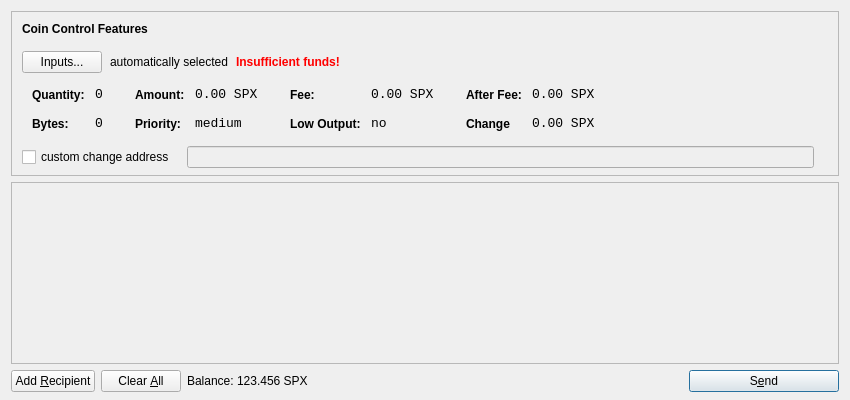
<?xml version="1.0" encoding="UTF-8"?>
<ui version="4.0">
 <class>SendCoinsDialog</class>
 <widget class="QDialog" name="SendCoinsDialog">
  <property name="geometry">
   <rect>
    <x>0</x>
    <y>0</y>
    <width>850</width>
    <height>400</height>
   </rect>
  </property>
  <property name="windowTitle">
   <string>Send Coins</string>
  </property>
  <layout class="QVBoxLayout" name="verticalLayout" stretch="0,1,0">
   <property name="bottomMargin">
    <number>8</number>
   </property>
   <item>
    <widget class="QFrame" name="frameCoinControl">
     <property name="sizePolicy">
      <sizepolicy hsizetype="Expanding" vsizetype="Expanding">
       <horstretch>0</horstretch>
       <verstretch>0</verstretch>
      </sizepolicy>
     </property>
     <property name="maximumSize">
      <size>
       <width>16777215</width>
       <height>16777215</height>
      </size>
     </property>
     <property name="frameShape">
      <enum>QFrame::StyledPanel</enum>
     </property>
     <property name="frameShadow">
      <enum>QFrame::Sunken</enum>
     </property>
     <layout class="QVBoxLayout" name="verticalLayoutCoinControl2">
      <property name="spacing">
       <number>-1</number>
      </property>
      <property name="leftMargin">
       <number>0</number>
      </property>
      <property name="topMargin">
       <number>0</number>
      </property>
      <property name="rightMargin">
       <number>0</number>
      </property>
      <property name="bottomMargin">
       <number>6</number>
      </property>
      <item>
       <layout class="QVBoxLayout" name="verticalLayoutCoinControl" stretch="0,0,0,0,1">
        <property name="spacing">
         <number>0</number>
        </property>
        <property name="leftMargin">
         <number>10</number>
        </property>
        <property name="topMargin">
         <number>10</number>
        </property>
        <item>
         <layout class="QHBoxLayout" name="horizontalLayoutCoinControl1">
          <property name="bottomMargin">
           <number>15</number>
          </property>
          <item>
           <widget class="QLabel" name="labelCoinControlFeatures">
            <property name="sizePolicy">
             <sizepolicy hsizetype="Preferred" vsizetype="Maximum">
              <horstretch>0</horstretch>
              <verstretch>0</verstretch>
             </sizepolicy>
            </property>
            <property name="font">
             <font>
              <weight>75</weight>
              <bold>true</bold>
             </font>
            </property>
            <property name="styleSheet">
             <string notr="true">font-weight:bold;</string>
            </property>
            <property name="text">
             <string>Coin Control Features</string>
            </property>
           </widget>
          </item>
         </layout>
        </item>
        <item>
         <layout class="QHBoxLayout" name="horizontalLayoutCoinControl2" stretch="0,0,0,0">
          <property name="spacing">
           <number>8</number>
          </property>
          <property name="bottomMargin">
           <number>10</number>
          </property>
          <item>
           <widget class="QPushButton" name="pushButtonCoinControl">
            <property name="styleSheet">
             <string notr="true"/>
            </property>
            <property name="text">
             <string>Inputs...</string>
            </property>
           </widget>
          </item>
          <item>
           <widget class="QLabel" name="labelCoinControlAutomaticallySelected">
            <property name="text">
             <string>automatically selected</string>
            </property>
            <property name="margin">
             <number>5</number>
            </property>
           </widget>
          </item>
          <item>
           <widget class="QLabel" name="labelCoinControlInsuffFunds">
            <property name="font">
             <font>
              <weight>75</weight>
              <bold>true</bold>
             </font>
            </property>
            <property name="styleSheet">
             <string notr="true">color:red;font-weight:bold;</string>
            </property>
            <property name="text">
             <string>Insufficient funds!</string>
            </property>
            <property name="margin">
             <number>5</number>
            </property>
           </widget>
          </item>
          <item>
           <spacer name="horizontalSpacerCoinControl">
            <property name="orientation">
             <enum>Qt::Horizontal</enum>
            </property>
            <property name="sizeHint" stdset="0">
             <size>
              <width>40</width>
              <height>1</height>
             </size>
            </property>
           </spacer>
          </item>
         </layout>
        </item>
        <item>
         <widget class="QWidget" name="widgetCoinControl" native="true">
          <property name="sizePolicy">
           <sizepolicy hsizetype="Preferred" vsizetype="Preferred">
            <horstretch>0</horstretch>
            <verstretch>0</verstretch>
           </sizepolicy>
          </property>
          <property name="minimumSize">
           <size>
            <width>0</width>
            <height>0</height>
           </size>
          </property>
          <property name="styleSheet">
           <string notr="true"/>
          </property>
          <layout class="QHBoxLayout" name="horizontalLayoutCoinControl5">
           <property name="margin">
            <number>0</number>
           </property>
           <item>
            <layout class="QHBoxLayout" name="horizontalLayoutCoinControl3" stretch="0,0,0,1">
             <property name="spacing">
              <number>20</number>
             </property>
             <property name="topMargin">
              <number>0</number>
             </property>
             <property name="bottomMargin">
              <number>10</number>
             </property>
             <item>
              <layout class="QFormLayout" name="formLayoutCoinControl1">
               <property name="horizontalSpacing">
                <number>10</number>
               </property>
               <property name="verticalSpacing">
                <number>14</number>
               </property>
               <property name="leftMargin">
                <number>10</number>
               </property>
               <property name="topMargin">
                <number>4</number>
               </property>
               <property name="rightMargin">
                <number>6</number>
               </property>
               <item row="0" column="0">
                <widget class="QLabel" name="labelCoinControlQuantityText">
                 <property name="styleSheet">
                  <string notr="true">font-weight:bold;</string>
                 </property>
                 <property name="text">
                  <string>Quantity:</string>
                 </property>
                 <property name="margin">
                  <number>0</number>
                 </property>
                </widget>
               </item>
               <item row="0" column="1">
                <widget class="QLabel" name="labelCoinControlQuantity">
                 <property name="font">
                  <font>
                   <family>Monospace</family>
                   <pointsize>10</pointsize>
                  </font>
                 </property>
                 <property name="cursor">
                  <cursorShape>IBeamCursor</cursorShape>
                 </property>
                 <property name="contextMenuPolicy">
                  <enum>Qt::ActionsContextMenu</enum>
                 </property>
                 <property name="text">
                  <string>0</string>
                 </property>
                 <property name="margin">
                  <number>0</number>
                 </property>
                 <property name="textInteractionFlags">
                  <set>Qt::LinksAccessibleByMouse|Qt::TextSelectableByKeyboard|Qt::TextSelectableByMouse</set>
                 </property>
                </widget>
               </item>
               <item row="1" column="0">
                <widget class="QLabel" name="labelCoinControlBytesText">
                 <property name="styleSheet">
                  <string notr="true">font-weight:bold;</string>
                 </property>
                 <property name="text">
                  <string>Bytes:</string>
                 </property>
                </widget>
               </item>
               <item row="1" column="1">
                <widget class="QLabel" name="labelCoinControlBytes">
                 <property name="font">
                  <font>
                   <family>Monospace</family>
                   <pointsize>10</pointsize>
                  </font>
                 </property>
                 <property name="cursor">
                  <cursorShape>IBeamCursor</cursorShape>
                 </property>
                 <property name="contextMenuPolicy">
                  <enum>Qt::ActionsContextMenu</enum>
                 </property>
                 <property name="text">
                  <string>0</string>
                 </property>
                 <property name="textInteractionFlags">
                  <set>Qt::LinksAccessibleByMouse|Qt::TextSelectableByKeyboard|Qt::TextSelectableByMouse</set>
                 </property>
                </widget>
               </item>
              </layout>
             </item>
             <item>
              <layout class="QFormLayout" name="formLayoutCoinControl2">
               <property name="horizontalSpacing">
                <number>10</number>
               </property>
               <property name="verticalSpacing">
                <number>14</number>
               </property>
               <property name="leftMargin">
                <number>6</number>
               </property>
               <property name="topMargin">
                <number>4</number>
               </property>
               <property name="rightMargin">
                <number>6</number>
               </property>
               <item row="0" column="0">
                <widget class="QLabel" name="labelCoinControlAmountText">
                 <property name="styleSheet">
                  <string notr="true">font-weight:bold;</string>
                 </property>
                 <property name="text">
                  <string>Amount:</string>
                 </property>
                 <property name="margin">
                  <number>0</number>
                 </property>
                </widget>
               </item>
               <item row="0" column="1">
                <widget class="QLabel" name="labelCoinControlAmount">
                 <property name="font">
                  <font>
                   <family>Monospace</family>
                   <pointsize>10</pointsize>
                  </font>
                 </property>
                 <property name="cursor">
                  <cursorShape>IBeamCursor</cursorShape>
                 </property>
                 <property name="contextMenuPolicy">
                  <enum>Qt::ActionsContextMenu</enum>
                 </property>
                 <property name="text">
                  <string notr="true">0.00 SPX</string>
                 </property>
                 <property name="textInteractionFlags">
                  <set>Qt::LinksAccessibleByMouse|Qt::TextSelectableByKeyboard|Qt::TextSelectableByMouse</set>
                 </property>
                </widget>
               </item>
               <item row="1" column="0">
                <widget class="QLabel" name="labelCoinControlPriorityText">
                 <property name="styleSheet">
                  <string notr="true">font-weight:bold;</string>
                 </property>
                 <property name="text">
                  <string>Priority:</string>
                 </property>
                </widget>
               </item>
               <item row="1" column="1">
                <widget class="QLabel" name="labelCoinControlPriority">
                 <property name="font">
                  <font>
                   <family>Monospace</family>
                   <pointsize>10</pointsize>
                  </font>
                 </property>
                 <property name="cursor">
                  <cursorShape>IBeamCursor</cursorShape>
                 </property>
                 <property name="contextMenuPolicy">
                  <enum>Qt::ActionsContextMenu</enum>
                 </property>
                 <property name="text">
                  <string>medium</string>
                 </property>
                 <property name="textInteractionFlags">
                  <set>Qt::LinksAccessibleByMouse|Qt::TextSelectableByKeyboard|Qt::TextSelectableByMouse</set>
                 </property>
                </widget>
               </item>
              </layout>
             </item>
             <item>
              <layout class="QFormLayout" name="formLayoutCoinControl3">
               <property name="horizontalSpacing">
                <number>10</number>
               </property>
               <property name="verticalSpacing">
                <number>14</number>
               </property>
               <property name="leftMargin">
                <number>6</number>
               </property>
               <property name="topMargin">
                <number>4</number>
               </property>
               <property name="rightMargin">
                <number>6</number>
               </property>
               <item row="0" column="0">
                <widget class="QLabel" name="labelCoinControlFeeText">
                 <property name="styleSheet">
                  <string notr="true">font-weight:bold;</string>
                 </property>
                 <property name="text">
                  <string>Fee:</string>
                 </property>
                 <property name="margin">
                  <number>0</number>
                 </property>
                </widget>
               </item>
               <item row="0" column="1">
                <widget class="QLabel" name="labelCoinControlFee">
                 <property name="font">
                  <font>
                   <family>Monospace</family>
                   <pointsize>10</pointsize>
                  </font>
                 </property>
                 <property name="cursor">
                  <cursorShape>IBeamCursor</cursorShape>
                 </property>
                 <property name="contextMenuPolicy">
                  <enum>Qt::ActionsContextMenu</enum>
                 </property>
                 <property name="text">
                  <string notr="true">0.00 SPX</string>
                 </property>
                 <property name="textInteractionFlags">
                  <set>Qt::LinksAccessibleByMouse|Qt::TextSelectableByKeyboard|Qt::TextSelectableByMouse</set>
                 </property>
                </widget>
               </item>
               <item row="1" column="0">
                <widget class="QLabel" name="labelCoinControlLowOutputText">
                 <property name="styleSheet">
                  <string notr="true">font-weight:bold;</string>
                 </property>
                 <property name="text">
                  <string>Low Output:</string>
                 </property>
                </widget>
               </item>
               <item row="1" column="1">
                <widget class="QLabel" name="labelCoinControlLowOutput">
                 <property name="font">
                  <font>
                   <family>Monospace</family>
                   <pointsize>10</pointsize>
                  </font>
                 </property>
                 <property name="cursor">
                  <cursorShape>IBeamCursor</cursorShape>
                 </property>
                 <property name="contextMenuPolicy">
                  <enum>Qt::ActionsContextMenu</enum>
                 </property>
                 <property name="text">
                  <string>no</string>
                 </property>
                 <property name="textInteractionFlags">
                  <set>Qt::LinksAccessibleByMouse|Qt::TextSelectableByKeyboard|Qt::TextSelectableByMouse</set>
                 </property>
                </widget>
               </item>
              </layout>
             </item>
             <item>
              <layout class="QFormLayout" name="formLayoutCoinControl4">
               <property name="horizontalSpacing">
                <number>10</number>
               </property>
               <property name="verticalSpacing">
                <number>14</number>
               </property>
               <property name="leftMargin">
                <number>6</number>
               </property>
               <property name="topMargin">
                <number>4</number>
               </property>
               <property name="rightMargin">
                <number>6</number>
               </property>
               <item row="0" column="0">
                <widget class="QLabel" name="labelCoinControlAfterFeeText">
                 <property name="styleSheet">
                  <string notr="true">font-weight:bold;</string>
                 </property>
                 <property name="text">
                  <string>After Fee:</string>
                 </property>
                 <property name="margin">
                  <number>0</number>
                 </property>
                </widget>
               </item>
               <item row="0" column="1">
                <widget class="QLabel" name="labelCoinControlAfterFee">
                 <property name="font">
                  <font>
                   <family>Monospace</family>
                   <pointsize>10</pointsize>
                  </font>
                 </property>
                 <property name="cursor">
                  <cursorShape>IBeamCursor</cursorShape>
                 </property>
                 <property name="contextMenuPolicy">
                  <enum>Qt::ActionsContextMenu</enum>
                 </property>
                 <property name="text">
                  <string notr="true">0.00 SPX</string>
                 </property>
                 <property name="textInteractionFlags">
                  <set>Qt::LinksAccessibleByMouse|Qt::TextSelectableByKeyboard|Qt::TextSelectableByMouse</set>
                 </property>
                </widget>
               </item>
               <item row="1" column="0">
                <widget class="QLabel" name="labelCoinControlChangeText">
                 <property name="styleSheet">
                  <string notr="true">font-weight:bold;</string>
                 </property>
                 <property name="text">
                  <string>Change</string>
                 </property>
                </widget>
               </item>
               <item row="1" column="1">
                <widget class="QLabel" name="labelCoinControlChange">
                 <property name="font">
                  <font>
                   <family>Monospace</family>
                   <pointsize>10</pointsize>
                  </font>
                 </property>
                 <property name="cursor">
                  <cursorShape>IBeamCursor</cursorShape>
                 </property>
                 <property name="contextMenuPolicy">
                  <enum>Qt::ActionsContextMenu</enum>
                 </property>
                 <property name="text">
                  <string notr="true">0.00 SPX</string>
                 </property>
                 <property name="textInteractionFlags">
                  <set>Qt::LinksAccessibleByMouse|Qt::TextSelectableByKeyboard|Qt::TextSelectableByMouse</set>
                 </property>
                </widget>
               </item>
              </layout>
             </item>
            </layout>
           </item>
          </layout>
         </widget>
        </item>
        <item>
         <layout class="QHBoxLayout" name="horizontalLayoutCoinControl4" stretch="0,0,0">
          <property name="spacing">
           <number>12</number>
          </property>
          <property name="sizeConstraint">
           <enum>QLayout::SetDefaultConstraint</enum>
          </property>
          <property name="topMargin">
           <number>5</number>
          </property>
          <property name="rightMargin">
           <number>5</number>
          </property>
          <item>
           <widget class="QCheckBox" name="checkBoxCoinControlChange">
            <property name="text">
             <string>custom change address</string>
            </property>
           </widget>
          </item>
          <item>
           <widget class="QLineEdit" name="lineEditCoinControlChange">
            <property name="enabled">
             <bool>false</bool>
            </property>
            <property name="sizePolicy">
             <sizepolicy hsizetype="Expanding" vsizetype="Fixed">
              <horstretch>0</horstretch>
              <verstretch>0</verstretch>
             </sizepolicy>
            </property>
           </widget>
          </item>
          <item>
           <widget class="QLabel" name="labelCoinControlChangeLabel">
            <property name="sizePolicy">
             <sizepolicy hsizetype="Preferred" vsizetype="Expanding">
              <horstretch>0</horstretch>
              <verstretch>0</verstretch>
             </sizepolicy>
            </property>
            <property name="minimumSize">
             <size>
              <width>0</width>
              <height>0</height>
             </size>
            </property>
            <property name="text">
             <string/>
            </property>
            <property name="margin">
             <number>3</number>
            </property>
           </widget>
          </item>
         </layout>
        </item>
        <item>
         <spacer name="verticalSpacerCoinControl">
          <property name="orientation">
           <enum>Qt::Vertical</enum>
          </property>
          <property name="sizeHint" stdset="0">
           <size>
            <width>800</width>
            <height>1</height>
           </size>
          </property>
         </spacer>
        </item>
       </layout>
      </item>
     </layout>
    </widget>
   </item>
   <item>
    <widget class="QScrollArea" name="scrollArea">
     <property name="widgetResizable">
      <bool>true</bool>
     </property>
     <widget class="QWidget" name="scrollAreaWidgetContents">
      <property name="geometry">
       <rect>
        <x>0</x>
        <y>0</y>
        <width>830</width>
        <height>165</height>
       </rect>
      </property>
      <layout class="QVBoxLayout" name="verticalLayout_2">
       <property name="margin">
        <number>0</number>
       </property>
       <item>
        <layout class="QVBoxLayout" name="entries">
         <property name="spacing">
          <number>6</number>
         </property>
        </layout>
       </item>
       <item>
        <spacer name="verticalSpacer">
         <property name="orientation">
          <enum>Qt::Vertical</enum>
         </property>
         <property name="sizeHint" stdset="0">
          <size>
           <width>20</width>
           <height>40</height>
          </size>
         </property>
        </spacer>
       </item>
      </layout>
     </widget>
    </widget>
   </item>
   <item>
    <layout class="QHBoxLayout" name="horizontalLayout">
     <item>
      <widget class="QPushButton" name="addButton">
       <property name="toolTip">
        <string>Send to multiple recipients at once</string>
       </property>
       <property name="text">
        <string>Add &amp;Recipient</string>
       </property>
       <property name="autoDefault">
        <bool>false</bool>
       </property>
      </widget>
     </item>
     <item>
      <widget class="QPushButton" name="clearButton">
       <property name="sizePolicy">
        <sizepolicy hsizetype="Minimum" vsizetype="Fixed">
         <horstretch>0</horstretch>
         <verstretch>0</verstretch>
        </sizepolicy>
       </property>
       <property name="toolTip">
        <string>Remove all transaction fields</string>
       </property>
       <property name="text">
        <string>Clear &amp;All</string>
       </property>
       <property name="autoRepeatDelay">
        <number>300</number>
       </property>
       <property name="autoDefault">
        <bool>false</bool>
       </property>
      </widget>
     </item>
     <item>
      <layout class="QHBoxLayout" name="horizontalLayout_2">
       <property name="spacing">
        <number>3</number>
       </property>
       <item>
        <widget class="QLabel" name="label">
         <property name="sizePolicy">
          <sizepolicy hsizetype="Preferred" vsizetype="Fixed">
           <horstretch>0</horstretch>
           <verstretch>0</verstretch>
          </sizepolicy>
         </property>
         <property name="text">
          <string>Balance:</string>
         </property>
        </widget>
       </item>
       <item>
        <widget class="QLabel" name="labelBalance">
         <property name="sizePolicy">
          <sizepolicy hsizetype="Preferred" vsizetype="Fixed">
           <horstretch>0</horstretch>
           <verstretch>0</verstretch>
          </sizepolicy>
         </property>
         <property name="cursor">
          <cursorShape>IBeamCursor</cursorShape>
         </property>
         <property name="text">
          <string>123.456 SPX</string>
         </property>
         <property name="textInteractionFlags">
          <set>Qt::LinksAccessibleByMouse|Qt::TextSelectableByKeyboard|Qt::TextSelectableByMouse</set>
         </property>
        </widget>
       </item>
      </layout>
     </item>
     <item>
      <spacer name="horizontalSpacer">
       <property name="orientation">
        <enum>Qt::Horizontal</enum>
       </property>
       <property name="sizeHint" stdset="0">
        <size>
         <width>40</width>
         <height>20</height>
        </size>
       </property>
      </spacer>
     </item>
     <item>
      <widget class="QPushButton" name="sendButton">
       <property name="minimumSize">
        <size>
         <width>150</width>
         <height>0</height>
        </size>
       </property>
       <property name="toolTip">
        <string>Confirm the send action</string>
       </property>
       <property name="text">
        <string>S&amp;end</string>
       </property>
       <property name="icon">
        <iconset resource="../bitcoin.qrc">
         <normaloff>:/icons/send</normaloff>:/icons/send</iconset>
       </property>
       <property name="default">
        <bool>true</bool>
       </property>
      </widget>
     </item>
    </layout>
   </item>
  </layout>
 </widget>
 <resources>
  <include location="../bitcoin.qrc"/>
 </resources>
 <connections/>
</ui>
